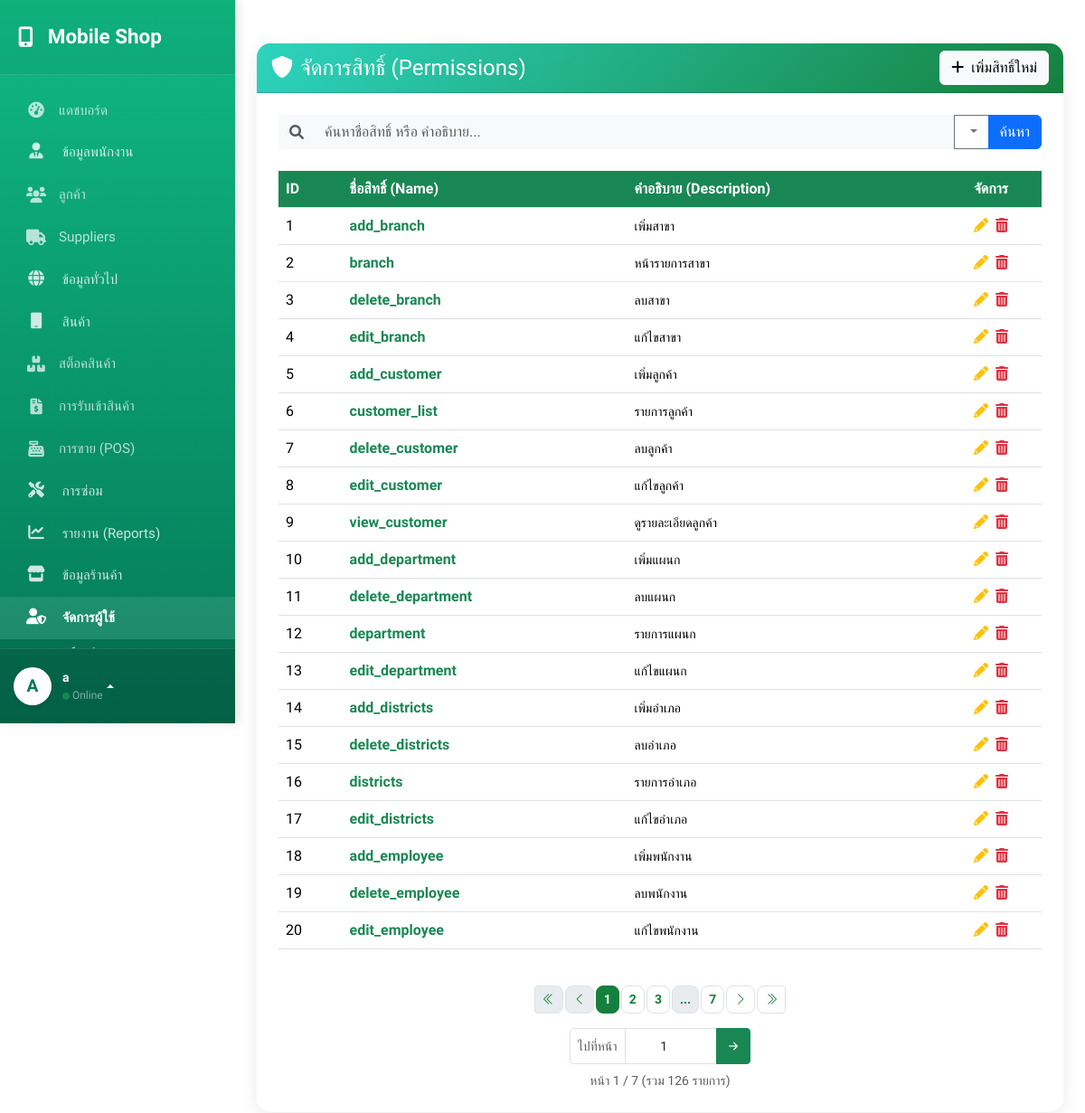
/permission/permission.php (signed in), run on the app's committed database.
### tables this page shows
CREATE TABLE `permissions` (
  `permission_id` int(3) NOT NULL,
  `permission_name` varchar(50) NOT NULL,
  `permission_desc` varchar(100) DEFAULT NULL,
  `create_at` datetime NOT NULL DEFAULT current_timestamp(),
  `update_at` datetime DEFAULT current_timestamp()
);

### permission/permission.php (the view, shortened to what this page needs)
<?php
require '../config/config.php';
$search_term = isset($_GET['search']) ? trim($_GET['search']) : '';
$items_per_page = 20;
$page = isset($_GET['page']) ? (int)$_GET['page'] : 1;
$offset = ($page - 1) * $items_per_page;
$where_clauses = [];
$bind_types = "";
$bind_values = [];
$where_sql = !empty($where_clauses) ? " WHERE " . implode(" AND ", $where_clauses) : "";
$count_sql = "SELECT COUNT(*) as total FROM permissions" . $where_sql;
$stmt_count = $conn->prepare($count_sql);
$stmt_count->execute();
$total_records = $stmt_count->get_result()->fetch_assoc()['total'];
$total_pages = ceil($total_records / $items_per_page);
$sql = "SELECT permission_id, permission_name, permission_desc, create_at, update_at
        FROM permissions " . $where_sql . "
        ORDER BY permission_id ASC LIMIT ? OFFSET ?";
$stmt = $conn->prepare($sql);
$bind_types .= "ii";
array_push($bind_values, $items_per_page, $offset);
$stmt->bind_param($bind_types, ...$bind_values);
$stmt->execute();
$result = $stmt->get_result();
$permissions = [];
while ($row = $result->fetch_assoc()) {
    $permissions[] = $row;
}
function build_query($exclude = []) {
    $params = $_GET;
    foreach ($exclude as $key) unset($params[$key]);
    return !empty($params) ? '&' . http_build_query($params) : '';
}
?>
<!DOCTYPE html>
<html lang="th">
<head>
    <link href="https://cdn.jsdelivr.net/npm/bootstrap@5.3.3/dist/css/bootstrap.min.css" rel="stylesheet">
    <link href="https://cdnjs.cloudflare.com/ajax/libs/font-awesome/6.0.0/css/all.min.css" rel="stylesheet">
    <link href="https://cdn.jsdelivr.net/npm/bootstrap-icons/font/bootstrap-icons.css" rel="stylesheet">
</head>
<body>
    <div class="d-flex" id="wrapper">
        <?php include '../global/sidebar.php'; ?>
        <div class="main-content w-100">
            <div class="container-fluid py-4">
                <div class="container-lg mt-4">
                    <div class="card">
                        <div class="card-header d-flex justify-content-between align-items-center">
                            <h4 class="mb-0 text-white"><i class="fas fa-shield-alt me-2"></i>จัดการสิทธิ์ (Permissions)</h4>
                            <a href="add_permission.php" class="btn btn-light"><i class="fas fa-plus me-2"></i>เพิ่มสิทธิ์ใหม่</a>
                        </div>
                        <div class="card-body p-4">
                            <form method="GET" action="permission.php" class="mb-4">
                                <div class="input-group">
                                    <span class="input-group-text bg-light border-0"><i class="fas fa-search text-muted"></i></span>
                                    <input type="text" class="form-control border-0 bg-light" name="search" placeholder="ค้นหาชื่อสิทธิ์ หรือ คำอธิบาย..." value="<?= htmlspecialchars($search_term) ?>">
                                    <button class="btn btn-outline-secondary dropdown-toggle" type="button" data-bs-toggle="dropdown" id="filterDropdownButton">
                                    </button>
                                    <button class="btn btn-primary" type="submit">ค้นหา</button>
                                </div>
                            </form>
                            <div class="table-responsive">
                                <table class="table table-hover align-middle">
                                    <thead>
                                        <tr>
                                            <th>ID</th>
                                            <th>ชื่อสิทธิ์ (Name)</th>
                                            <th>คำอธิบาย (Description)</th>
                                            <th class="text-center">จัดการ</th>
                                        </tr>
                                    </thead>
                                    <tbody>
                                        <?php if (count($permissions) > 0): ?>
                                            <?php foreach ($permissions as $perm): ?>
                                                <tr>
                                                    <td><?= $perm['permission_id'] ?></td>
                                                    <td class="fw-bold text-success"><?= htmlspecialchars($perm['permission_name']) ?></td>
                                                    <td class="small"><?= htmlspecialchars($perm['permission_desc'] ?? '-') ?></td>
                                                    <td class="text-center">
                                                        <div class="d-flex justify-content-center gap-2">
                                                            <a href="edit_permission.php?id=<?= $perm['permission_id'] ?>" class="text-warning"><i class="fas fa-pencil"></i></a>
                                                            <a href="delete_permission.php?id=<?= $perm['permission_id'] ?>" class="text-danger" onclick="return confirm('ยืนยันการลบสิทธิ์นี้?')"><i class="fas fa-trash-can"></i></a>
                                                        </div>
                                                    </td>
                                                </tr>
                                            <?php endforeach; ?>
                                        <?php else: ?>
                                            <tr><td colspan="4" class="text-center py-5 text-muted">ไม่พบข้อมูลสิทธิ์</td></tr>
                                        <?php endif; ?>
                                    </tbody>
                                </table>
                            </div>
                            <?php if ($total_pages > 1): ?>
                            <nav class="mt-4">
                                <ul class="pagination justify-content-center pagination-sm">
                                    <li class="page-item <?= ($page <= 1) ? 'disabled' : '' ?>">
                                        <a class="page-link" href="?page=1<?= build_query(['page']) ?>" title="หน้าแรกสุด"><i class="bi bi-chevron-double-left"></i></a>
                                    </li>
                                    <li class="page-item <?= ($page <= 1) ? 'disabled' : '' ?>">
                                        <a class="page-link" href="?page=<?= $page - 1 ?><?= build_query(['page']) ?>" title="ย้อนกลับ"><i class="bi bi-chevron-left"></i></a>
                                    </li>
                                    <?php
                                    $range = 2;
                                    for ($i = 1; $i <= $total_pages; $i++):
                                        if ($i == 1 || $i == $total_pages || ($i >= $page - $range && $i <= $page + $range)):
                                    ?>
                                        <li class="page-item <?= ($page == $i) ? 'active' : '' ?>">
                                            <a class="page-link" href="?page=<?= $i ?><?= build_query(['page']) ?>"><?= $i ?></a>
                                        </li>
                                    <?php
                                        elseif (($i == $page - $range - 1) || ($i == $page + $range + 1)):
                                            echo '<li class="page-item disabled"><span class="page-link">...</span></li>';
                                        endif;
                                    endfor;
                                    ?>
                                    <li class="page-item <?= ($page >= $total_pages) ? 'disabled' : '' ?>">
                                        <a class="page-link" href="?page=<?= $page + 1 ?><?= build_query(['page']) ?>" title="ถัดไป"><i class="bi bi-chevron-right"></i></a>
                                    </li>
                                    <li class="page-item <?= ($page >= $total_pages) ? 'disabled' : '' ?>">
                                        <a class="page-link" href="?page=<?= $total_pages ?><?= build_query(['page']) ?>" title="หน้าสุดท้าย"><i class="bi bi-chevron-double-right"></i></a>
                                    </li>
                                </ul>
                            </nav>
                            <div class="d-flex justify-content-center mt-3">
                                <div class="input-group input-group-sm" style="max-width: 200px;">
                                    <span class="input-group-text bg-white text-muted">ไปที่หน้า</span>
                                    <input type="number" id="jumpPageInput" class="form-control text-center" min="1" max="<?= $total_pages ?>" value="<?= $page ?>">
                                    <button class="btn btn-success" type="button" id="btnJumpPage"><i class="bi bi-arrow-right-short fs-5"></i></button>
                                </div>
                            </div>
                            <div class="text-center small text-muted mt-2">หน้า <?= $page ?> / <?= $total_pages ?> (รวม <?= number_format($total_records) ?> รายการ)</div>
                            <?php endif; ?>
                        </div>
                    </div>
                </div>
            </div>
        </div>
    </div>
</body>
</html>

### permission/permission.php (style rules this page uses)
body { background-color: #f0fdf4; }
.card { border-radius: 15px; box-shadow: 0 6px 20px rgba(0, 0, 0, 0.08); border: none; }
.card-header { background: linear-gradient(135deg, #2dd4bf 0%, #15803d 100%); color: white; border-radius: 15px 15px 0 0 !important; }
.pagination .page-link { border-radius: 8px; margin: 0 3px; color: #15803d; font-weight: 600; }
.pagination .page-item.active .page-link { background-color: #15803d; border-color: #15803d; color: white; }

### global/sidebar.php (style rules this page uses)
:root { --sidebar-width: 260px; --sidebar-bg-gradient: linear-gradient(180deg, #10b981 0%, #047857 100%); --sidebar-text: #ffffff; --sidebar-text-muted: rgba(255, 255, 255, 0.7); --sidebar-hover-bg: rgba(255, 255, 255, 0.15); --sidebar-active-bg: #ffffff; --sidebar-active-text: #047857; }
#wrapper { display: flex; width: 100%; overflow-x: hidden; }
.main-content { width: 100%; margin-left: var(--sidebar-width); transition: margin 0.25s ease-out; }

### data on the page
permissions: permission_id "1", permission_name "add_branch", permission_desc "เพิ่มสาขา"
permissions: permission_id "2", permission_name "branch", permission_desc "หน้ารายการสาขา"
permissions: permission_id "3", permission_name "delete_branch", permission_desc "ลบสาขา"
permissions: permission_id "4", permission_name "edit_branch", permission_desc "แก้ไขสาขา"
permissions: permission_id "5", permission_name "add_customer", permission_desc "เพิ่มลูกค้า"
permissions: permission_id "6", permission_name "customer_list", permission_desc "รายการลูกค้า"
permissions: permission_id "7", permission_name "delete_customer", permission_desc "ลบลูกค้า"
permissions: permission_id "8", permission_name "edit_customer", permission_desc "แก้ไขลูกค้า"
permissions: permission_id "9", permission_name "view_customer", permission_desc "ดูรายละเอียดลูกค้า"
permissions: permission_id "10", permission_name "add_department", permission_desc "เพิ่มแผนก"
permissions: permission_id "11", permission_name "delete_department", permission_desc "ลบแผนก"
permissions: permission_id "12", permission_name "department", permission_desc "รายการแผนก"
permissions: permission_id "13", permission_name "edit_department", permission_desc "แก้ไขแผนก"
permissions: permission_id "14", permission_name "add_districts", permission_desc "เพิ่มอำเภอ"
permissions: permission_id "15", permission_name "delete_districts", permission_desc "ลบอำเภอ"
permissions: permission_id "16", permission_name "districts", permission_desc "รายการอำเภอ"
permissions: permission_id "17", permission_name "edit_districts", permission_desc "แก้ไขอำเภอ"
permissions: permission_id "18", permission_name "add_employee", permission_desc "เพิ่มพนักงาน"
permissions: permission_id "19", permission_name "delete_employee", permission_desc "ลบพนักงาน"
permissions: permission_id "20", permission_name "edit_employee", permission_desc "แก้ไขพนักงาน"

### other printed values
$user_avatar_char "A"
$sidebar_username "a"
$page "1"
$total_pages "7"
$total_records "126"
